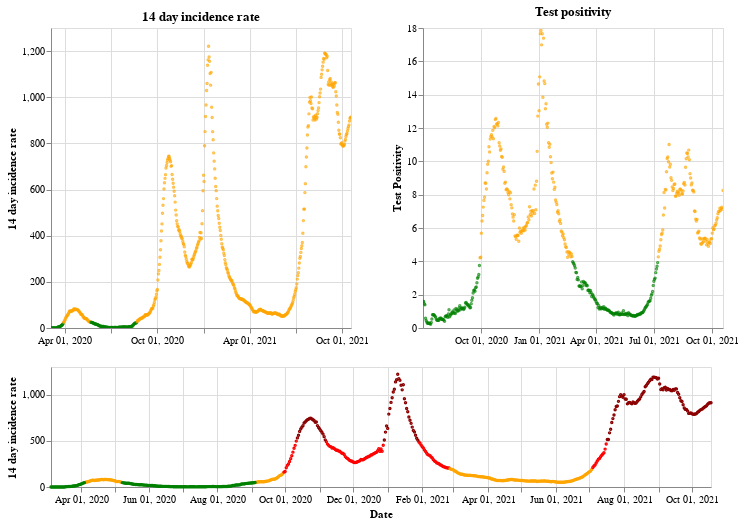

The notebook cell this image was saved under:
### Markdown cell above
## Northern Ireland

### Code cell
plot_traffic_light('Northern Ireland')

### Figure 1 — Vega-Lite specification as saved in the notebook (floating-point values rounded to 4 significant figures; data arrays with more than 128 entries replaced by an {"elided": "..."} marker saying what was removed)
{"config": {"view": {"continuousWidth": 400, "continuousHeight": 300}}, "vconcat": [{"hconcat": [{"mark": {"type": "point", "size": 2}, "encoding": {"color": {"condition": {"value": "green", "test": "(datum.twoWeeklyCasesRate <= 25)"}, "value": "orange"}, "tooltip": [{"type": "nominal", "field": "areaName"}, {"type": "temporal", "field": "date"}, {"type": "quantitative", "field": "twoWeeklyCasesRate"}, {"type": "quantitative", "field": "testPositivity"}], "x": {"type": "temporal", "axis": {"title": ""}, "field": "date", "scale": {"domain": {"selection": "DateBrush"}}, "timeUnit": "yearmonthdate"}, "y": {"type": "quantitative", "axis": {"title": "14 day incidence rate"}, "field": "twoWeeklyCasesRate"}}, "title": "14 day incidence rate", "width": 300}, {"mark": {"type": "point", "size": 2}, "encoding": {"color": {"condition": {"value": "green", "test": "(datum.testPositivity <= 4)"}, "value": "orange"}, "tooltip": [{"type": "nominal", "field": "areaName"}, {"type": "temporal", "field": "date"}, {"type": "quantitative", "field": "twoWeeklyCasesRate"}, {"type": "quantitative", "field": "testPositivity"}], "x": {"type": "temporal", "axis": {"title": ""}, "field": "date", "scale": {"domain": {"selection": "DateBrush"}}, "timeUnit": "yearmonthdate"}, "y": {"type": "quantitative", "axis": {"title": "Test Positivity"}, "field": "testPositivity"}}, "title": "Test positivity", "width": 300}]}, {"layer": [{"mark": {"type": "point", "size": 2}, "encoding": {"color": {"condition": {"value": "orange", "test": "(((datum.testPositivity < 4) && (datum.twoWeeklyCasesRate >= 50)) && (datum.twoWeeklyCasesRate < 200))"}, "value": "red"}, "opacity": {"condition": {"value": 1, "test": "((datum.twoWeeklyCasesRate >= 50) && (datum.twoWeeklyCasesRate < 500))"}, "value": 0}, "tooltip": [{"type": "nominal", "field": "areaName"}, {"type": "temporal", "field": "date"}, {"type": "quantitative", "field": "twoWeeklyCasesRate"}, {"type": "quantitative", "field": "testPositivity"}], "x": {"type": "temporal", "axis": {"title": "Date"}, "field": "date", "timeUnit": "yearmonthdate"}, "y": {"type": "quantitative", "axis": {"title": "14 day incidence rate"}, "field": "twoWeeklyCasesRate"}}, "selection": {"DateBrush": {"type": "interval", "encodings": ["x"], "fields": ["Time"]}}}, {"mark": {"type": "point", "size": 2}, "encoding": {"color": {"value": "darkred"}, "opacity": {"condition": {"value": 1, "test": "(datum.twoWeeklyCasesRate >= 500)"}, "value": 0}, "tooltip": [{"type": "nominal", "field": "areaName"}, {"type": "temporal", "field": "date"}, {"type": "quantitative", "field": "twoWeeklyCasesRate"}, {"type": "quantitative", "field": "testPositivity"}], "x": {"type": "temporal", "axis": {"title": "Date"}, "field": "date", "timeUnit": "yearmonthdate"}, "y": {"type": "quantitative", "axis": {"title": "14 day incidence rate"}, "field": "twoWeeklyCasesRate"}}}, {"mark": {"type": "point", "size": 2}, "encoding": {"color": {"condition": {"value": "green", "test": "((datum.testPositivity < 4) && (datum.twoWeeklyCasesRate < 50))"}, "value": "orange"}, "opacity": {"condition": {"value": 1, "test": "(datum.twoWeeklyCasesRate < 50)"}, "value": 0}, "tooltip": [{"type": "nominal", "field": "areaName"}, {"type": "temporal", "field": "date"}, {"type": "quantitative", "field": "twoWeeklyCasesRate"}, {"type": "quantitative", "field": "testPositivity"}], "x": {"type": "temporal", "axis": {"title": "Date"}, "field": "date", "timeUnit": "yearmonthdate"}, "y": {"type": "quantitative", "axis": {"title": "14 day incidence rate"}, "field": "twoWeeklyCasesRate"}}}], "height": 120, "width": 660}], "data": {"name": "data-1d0f7aabd20024e072ded63c2e1245a0"}, "$schema": "https://vega.github.io/schema/vega-lite/v4.8.1.json", "datasets": {"data-1d0f7aabd20024e072ded63c2e1245a0": {"elided": "593 records"}}}
